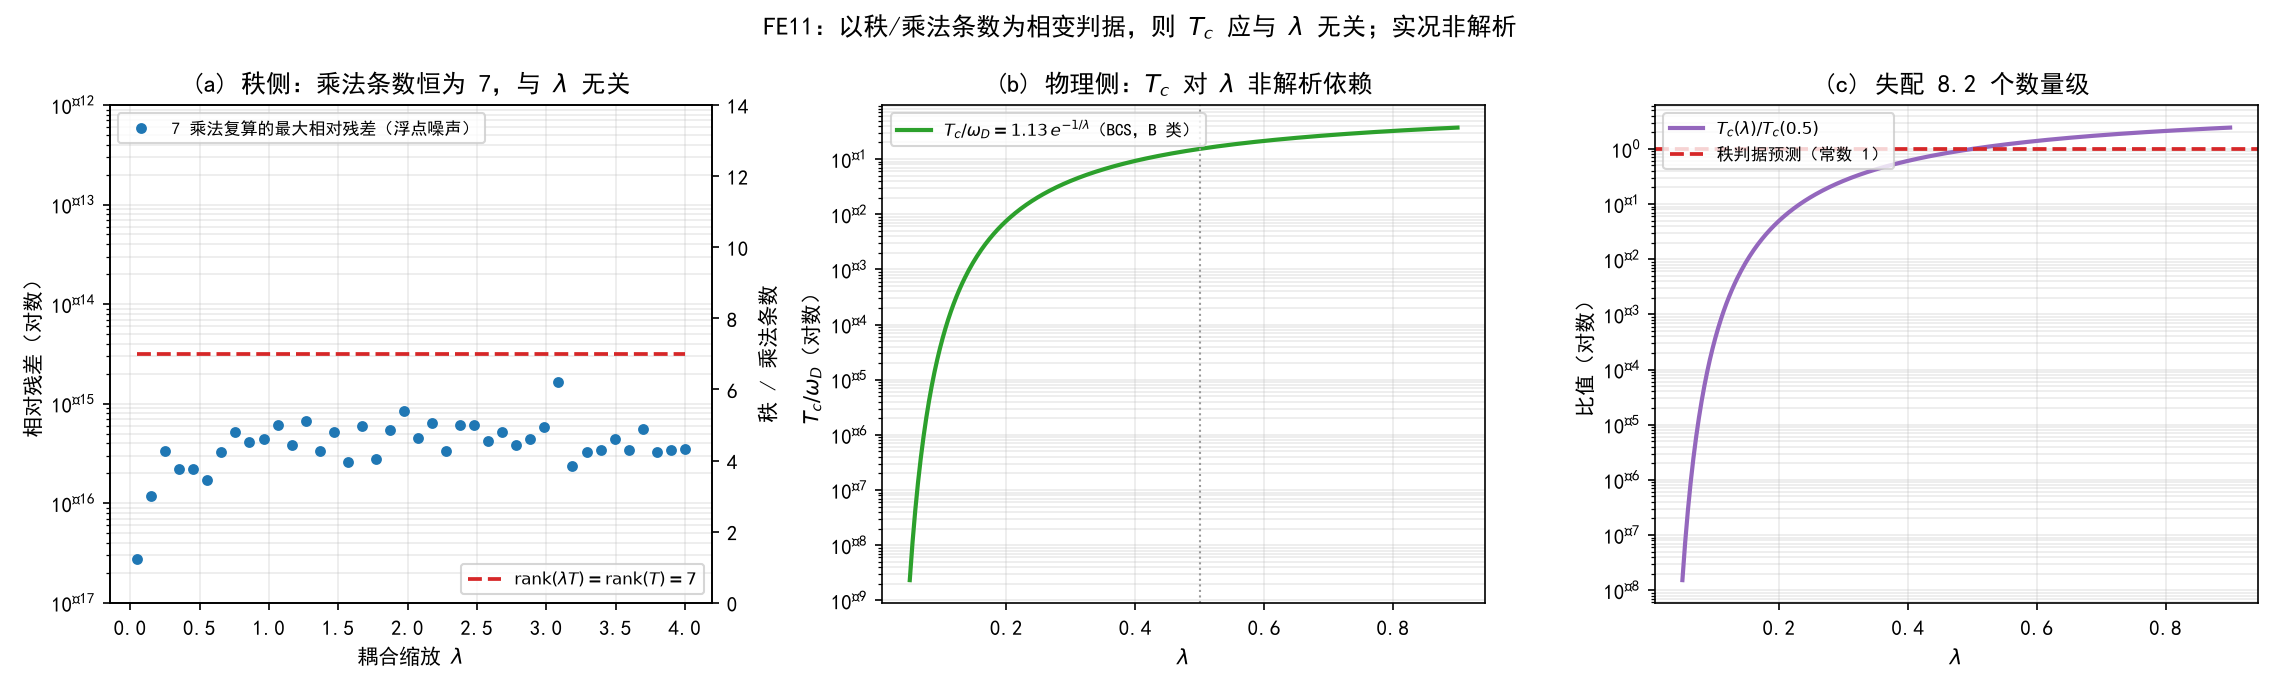

Python code for this plot:
# -*- coding: utf-8 -*-
"""
FE11（候选·未落地）：秩判据 vs T_c 的 lambda 扫描对照。
检验对象：第 164–166 轮遗留读法——"张量秩 / 乘法条数可作相变判据"。

做法（两把尺子，同一 lambda 网格，无拟合）：
  (1) 秩侧：Strassen 2x2 乘法算法（7 条乘法）对 lambda*T 逐点复算残差，
      并给出代数恒等 rank(lambda T)=rank(T)（lambda != 0）的数值旁证；
  (2) 物理侧：BCS 型 T_c = 1.13 * omega_D * exp(-1/lambda)（外部 B 类标准对照），
      omega_D 归一为 1，只看 lambda 依赖的形状与量级；
  (3) 失配度：T_c(lambda)/T_c(lambda_ref) 与秩判据的常数 1 对比。

仅用 numpy + matplotlib。
运行：python "10 探索/超导第一性研究/04_计算验证/FE11_秩判据与Tc标度对照.py"
"""
import json
import os

import numpy as np
import matplotlib
matplotlib.use("Agg")
import matplotlib.pyplot as plt

plt.rcParams["font.sans-serif"] = ["SimHei", "Microsoft YaHei"]
plt.rcParams["axes.unicode_minus"] = False

HERE = os.path.dirname(os.path.abspath(__file__))
LAM = np.linspace(0.05, 0.9, 400)
LAM_REF = 0.5
RANK_222 = 7  # <2,2,2> 的秩 = 7（Winograd 1971；Strassen 7 乘法算法即上界）


def strassen(A, B):
    """Strassen 7 乘法版 2x2 矩阵乘（纯 python/numpy 标量，逐条计数）。"""
    a11, a12 = A[0, 0], A[0, 1]
    a21, a22 = A[1, 0], A[1, 1]
    b11, b12 = B[0, 0], B[0, 1]
    b21, b22 = B[1, 0], B[1, 1]
    m1 = (a11 + a22) * (b11 + b22)
    m2 = (a21 + a22) * b11
    m3 = a11 * (b12 - b22)
    m4 = a22 * (b21 - b11)
    m5 = (a11 + a12) * b22
    m6 = (a21 - a11) * (b11 + b12)
    m7 = (a12 - a22) * (b21 + b22)
    C = np.array([[m1 + m4 - m5 + m7, m3 + m5],
                  [m2 + m4, m1 - m2 + m3 + m6]], dtype=float)
    return C


def residual_scan():
    """lambda 网格上均用 7 条乘法复算 lambda*(A@B)，取最大残差。"""
    rng = np.random.default_rng(20261125)
    res = []
    for lam in np.linspace(0.05, 4.0, 40):
        worst = 0.0
        for _ in range(8):
            A = rng.normal(size=(2, 2))
            B = rng.normal(size=(2, 2))
            # 把 lambda 折进输入，乘数条数仍为 7（乘法条数不随 lambda 变）
            C = strassen(lam * A, B)
            worst = max(worst, float(np.max(np.abs(C - lam * (A @ B))))
                        / max(1.0, float(np.max(np.abs(lam * (A @ B)))))
                        )
        res.append([float(lam), worst])
    return res


def tc_bcs(lam):
    """BCS 型临界温度（omega_D 归一到 1，只作 lambda 依赖形状的外部对照）。"""
    return 1.13 * np.exp(-1.0 / lam)


def main():
    res = residual_scan()
    lam_res = np.array([r[0] for r in res])
    res_max = np.array([r[1] for r in res])

    tc = tc_bcs(LAM)
    tc_ref = float(tc_bcs(LAM_REF))
    ratio = tc / tc_ref

    sel = [0.10, 0.20, 0.30, 0.50, 0.70, 0.90]
    span_decades = float(abs(np.log10(ratio.min() / ratio.max())))

    fig, ax = plt.subplots(1, 3, figsize=(15.2, 4.6))

    # (a) 秩侧：乘法条数 / 残差
    ax0 = ax[0]
    ax0.semilogy(lam_res, np.maximum(res_max, 1e-18), "o", ms=4.2,
                 color="#1f77b4", label="7 乘法复算的最大相对残差（浮点噪声）")
    ax0.set_ylim(1e-17, 1e-12)
    ax0.set_xlabel(r"耦合缩放 $\lambda$")
    ax0.set_ylabel("相对残差（对数）")
    ax0.set_title("(a) 秩侧：乘法条数恒为 7，与 $\\lambda$ 无关")
    ax0.grid(alpha=0.25, which="both")
    axr = ax0.twinx()
    axr.plot([0.05, 4.0], [RANK_222, RANK_222], "--", color="#d62728", lw=1.8,
             label=r"$\mathrm{rank}(\lambda T)=\mathrm{rank}(T)=7$")
    axr.set_ylim(0, 14)
    axr.set_ylabel("秩 / 乘法条数")
    ax0.legend(loc="upper left", fontsize=8)
    axr.legend(loc="lower right", fontsize=8)

    # (b) 物理侧：T_c(lambda)
    ax1 = ax[1]
    ax1.semilogy(LAM, tc, "-", color="#2ca02c", lw=2,
                 label=r"$T_c/\omega_D=1.13\,e^{-1/\lambda}$（BCS，B 类）")
    ax1.axvline(LAM_REF, color="0.6", ls=":", lw=1)
    ax1.set_xlabel(r"$\lambda$")
    ax1.set_ylabel(r"$T_c/\omega_D$（对数）")
    ax1.set_title("(b) 物理侧：$T_c$ 对 $\\lambda$ 非解析依赖")
    ax1.grid(alpha=0.25, which="both")
    ax1.legend(fontsize=8, loc="upper left")

    # (c) 失配：比值 vs 常数 1
    ax2 = ax[2]
    ax2.semilogy(LAM, ratio, "-", color="#9467bd", lw=2,
                 label=r"$T_c(\lambda)/T_c(0.5)$")
    ax2.axhline(1.0, color="#d62728", ls="--", lw=1.8, label="秩判据预测（常数 1）")
    ax2.set_xlabel(r"$\lambda$")
    ax2.set_ylabel("比值（对数）")
    ax2.set_title(f"(c) 失配 {span_decades:.1f} 个数量级")
    ax2.grid(alpha=0.25, which="both")
    ax2.legend(fontsize=8, loc="upper left")

    fig.suptitle("FE11：以秩/乘法条数为相变判据，则 $T_c$ 应与 $\\lambda$ 无关；实况非解析", fontsize=12)
    fig.tight_layout()
    out_png = os.path.join(HERE, "FE11_秩判据与Tc标度对照.png")
    fig.savefig(out_png, dpi=150)
    plt.close(fig)

    data = {
        "candidate": "FE11",
        "note": "候选层对照检验；不改主链/06/08；物理侧用 BCS 作 B 类外部对照，omega_D 归一为 1",
        "rank_222": RANK_222,
        "rank_identity": "rank(lambda*T)=rank(T) for lambda!=0（代数恒等，非拟合）",
        "residual_max_rel": float(max(res_max)),
        "lambda_residual_span": [float(lam_res.min()), float(lam_res.max())],
        "lambda_grid_span": [float(LAM.min()), float(LAM.max())],
        "tc_over_omegaD": {f"{l:.2f}": float(tc_bcs(l)) for l in sel},
        "ratio_vs_lambda_ref": {f"{l:.2f}": float(tc_bcs(l) / tc_ref) for l in sel},
        "lambda_ref": LAM_REF,
        "span_decades_over_grid": span_decades,
        "verdict": "秩判据在 lambda 上平坦；T_c 跨量级变化 ⇒ 二者不能是同一判据",
    }
    out_json = os.path.join(HERE, "FE11_秩判据与Tc标度对照.json")
    with open(out_json, "w", encoding="utf-8") as f:
        json.dump(data, f, ensure_ascii=False, indent=2)

    print(json.dumps(data, ensure_ascii=False, indent=2))
    print("图片:", out_png)


if __name__ == "__main__":
    main()
